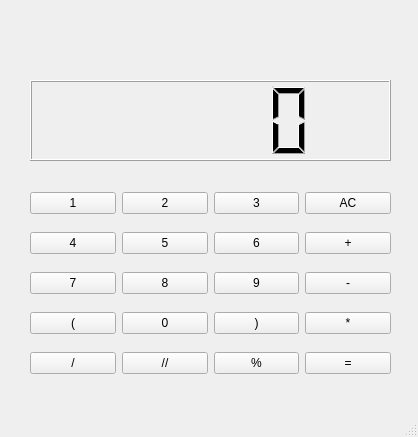
<?xml version="1.0" encoding="UTF-8"?>
<ui version="4.0">
 <class>MainWindow</class>
 <widget class="QMainWindow" name="MainWindow">
  <property name="geometry">
   <rect>
    <x>0</x>
    <y>0</y>
    <width>418</width>
    <height>437</height>
   </rect>
  </property>
  <property name="windowTitle">
   <string>MainWindow</string>
  </property>
  <widget class="QWidget" name="centralwidget">
   <widget class="QWidget" name="gridLayoutWidget">
    <property name="geometry">
     <rect>
      <x>30</x>
      <y>180</y>
      <width>361</width>
      <height>211</height>
     </rect>
    </property>
    <layout class="QGridLayout" name="gridLayout">
     <item row="2" column="2">
      <widget class="QPushButton" name="btn_9">
       <property name="text">
        <string>9</string>
       </property>
      </widget>
     </item>
     <item row="2" column="0">
      <widget class="QPushButton" name="btn_7">
       <property name="text">
        <string>7</string>
       </property>
      </widget>
     </item>
     <item row="2" column="1">
      <widget class="QPushButton" name="btn_8">
       <property name="text">
        <string>8</string>
       </property>
      </widget>
     </item>
     <item row="1" column="2">
      <widget class="QPushButton" name="btn_6">
       <property name="text">
        <string>6</string>
       </property>
      </widget>
     </item>
     <item row="1" column="0">
      <widget class="QPushButton" name="btn_4">
       <property name="text">
        <string>4</string>
       </property>
      </widget>
     </item>
     <item row="4" column="3">
      <widget class="QPushButton" name="btn_igual">
       <property name="text">
        <string>=</string>
       </property>
      </widget>
     </item>
     <item row="3" column="2">
      <widget class="QPushButton" name="btn_cierra_parentesis">
       <property name="text">
        <string>)</string>
       </property>
      </widget>
     </item>
     <item row="0" column="0">
      <widget class="QPushButton" name="btn_1">
       <property name="text">
        <string>1</string>
       </property>
      </widget>
     </item>
     <item row="2" column="3">
      <widget class="QPushButton" name="btn_resta">
       <property name="text">
        <string>-</string>
       </property>
      </widget>
     </item>
     <item row="1" column="3">
      <widget class="QPushButton" name="btn_suma">
       <property name="text">
        <string>+</string>
       </property>
      </widget>
     </item>
     <item row="3" column="3">
      <widget class="QPushButton" name="btn_multiplicacion">
       <property name="text">
        <string>*</string>
       </property>
      </widget>
     </item>
     <item row="1" column="1">
      <widget class="QPushButton" name="btn_5">
       <property name="text">
        <string>5</string>
       </property>
      </widget>
     </item>
     <item row="0" column="1">
      <widget class="QPushButton" name="btn_2">
       <property name="text">
        <string>2</string>
       </property>
      </widget>
     </item>
     <item row="0" column="2">
      <widget class="QPushButton" name="btn_3">
       <property name="text">
        <string>3</string>
       </property>
      </widget>
     </item>
     <item row="3" column="0">
      <widget class="QPushButton" name="btn_abre_parentesis">
       <property name="text">
        <string>(</string>
       </property>
      </widget>
     </item>
     <item row="0" column="3">
      <widget class="QPushButton" name="btn_ac">
       <property name="text">
        <string>AC</string>
       </property>
      </widget>
     </item>
     <item row="4" column="0">
      <widget class="QPushButton" name="btn_division">
       <property name="text">
        <string>/</string>
       </property>
      </widget>
     </item>
     <item row="4" column="1">
      <widget class="QPushButton" name="btn_division_entera">
       <property name="text">
        <string>//</string>
       </property>
      </widget>
     </item>
     <item row="4" column="2">
      <widget class="QPushButton" name="btn_modulo">
       <property name="text">
        <string>%</string>
       </property>
      </widget>
     </item>
     <item row="3" column="1">
      <widget class="QPushButton" name="btn_0">
       <property name="text">
        <string>0</string>
       </property>
      </widget>
     </item>
    </layout>
   </widget>
   <widget class="QLCDNumber" name="lcd_resultado">
    <property name="geometry">
     <rect>
      <x>30</x>
      <y>80</y>
      <width>361</width>
      <height>81</height>
     </rect>
    </property>
   </widget>
   <widget class="QLabel" name="lb_operacion">
    <property name="geometry">
     <rect>
      <x>30</x>
      <y>10</y>
      <width>361</width>
      <height>61</height>
     </rect>
    </property>
    <property name="font">
     <font>
      <pointsize>24</pointsize>
     </font>
    </property>
    <property name="text">
     <string/>
    </property>
    <property name="alignment">
     <set>Qt::AlignRight|Qt::AlignTrailing|Qt::AlignVCenter</set>
    </property>
   </widget>
  </widget>
  <widget class="QStatusBar" name="statusbar"/>
 </widget>
 <resources/>
 <connections/>
</ui>
